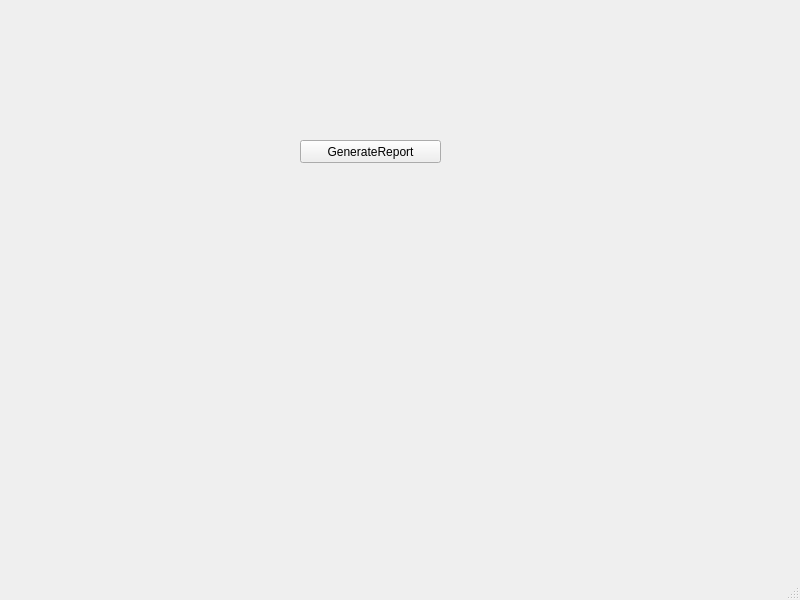
<?xml version="1.0" encoding="UTF-8"?>
<ui version="4.0">
 <class>ReportBuilder</class>
 <widget class="QMainWindow" name="ReportBuilder">
  <property name="geometry">
   <rect>
    <x>0</x>
    <y>0</y>
    <width>800</width>
    <height>600</height>
   </rect>
  </property>
  <property name="windowTitle">
   <string>MainWindow</string>
  </property>
  <widget class="QWidget" name="centralwidget">
   <widget class="QPushButton" name="pushButton">
    <property name="geometry">
     <rect>
      <x>300</x>
      <y>140</y>
      <width>141</width>
      <height>23</height>
     </rect>
    </property>
    <property name="text">
     <string>GenerateReport</string>
    </property>
   </widget>
  </widget>
  <widget class="QMenuBar" name="menubar">
   <property name="geometry">
    <rect>
     <x>0</x>
     <y>0</y>
     <width>800</width>
     <height>21</height>
    </rect>
   </property>
  </widget>
  <widget class="QStatusBar" name="statusbar"/>
 </widget>
 <resources/>
 <connections/>
</ui>
